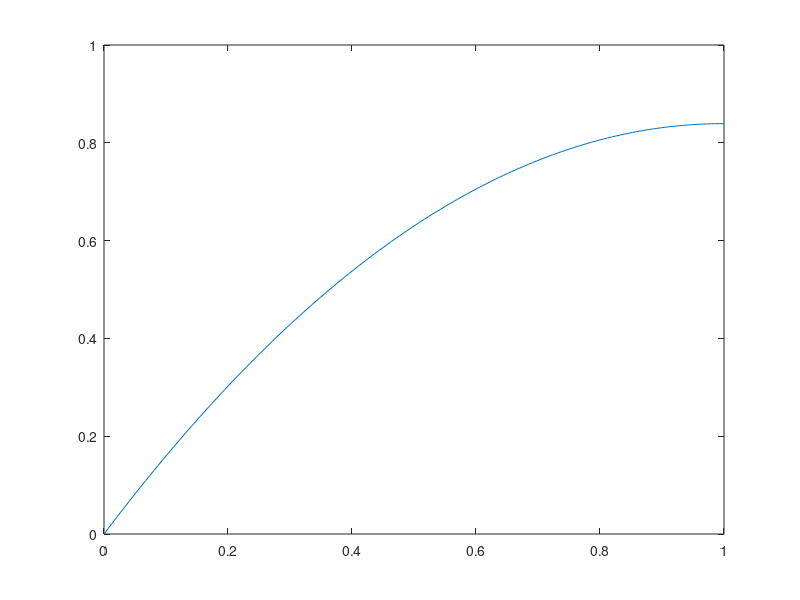
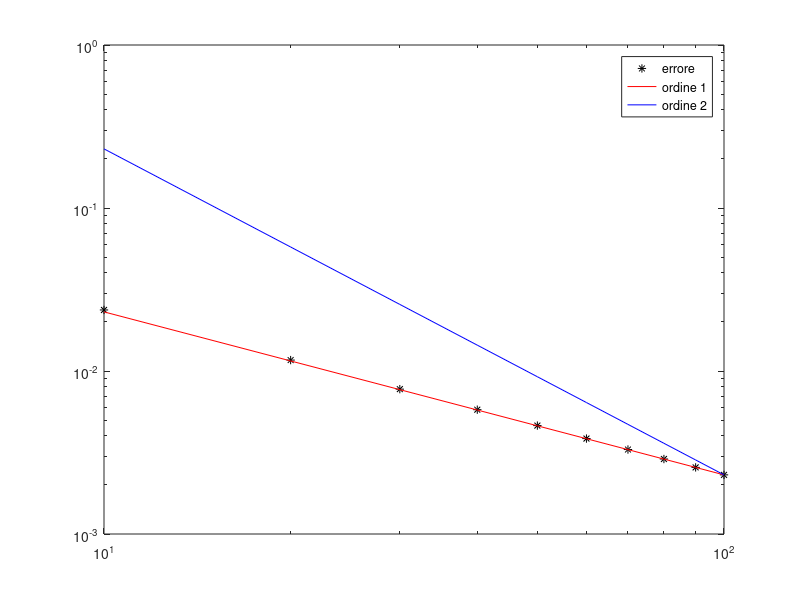

The MATLAB script that drew these images, in order:
clear all; close all 

%% Risoluzione esame PDE tramite metodo delle linee

m=150;
h=1/(m-1);
x=linspace(0,1,m)';
A = toeplitz(sparse([1,1],[1,2],[-2,1]/h^2,1,m));

%% condizioni ai bordi
A(1,1:2)=[0,0];
A(m,m-1:m)=[0,0];
b=@(t) [0;(2*x(2:m-1) - x(2:m-1).^2).*cos(t) + 2*sin(t);cos(t)];


%% convergenza temporale mediante eulero implicito
y0=zeros(m,1);
counter=0;
tsrange=[10:10:100];

for ts=tsrange
    counter=counter+1;
    tstar=1;
    k=tstar/ts;
    y=y0;
    t=0;
    for n=1:ts
        y=(eye(length(y0)) - k*A)\(y+k*b(t+k));
        t=t+k;
    end
    
    err(counter)=norm(y-(2*x - x.^2)*sin(1),inf); 
    
end
figure
plot(x,y)
figure
loglog(tsrange,err,'k*',...
    tsrange,err(end)*(tsrange/tsrange(end)).^(-1),'r'...
    ,tsrange,err(end)*(tsrange/tsrange(end)).^(-2),'b')

legend('errore','ordine 1','ordine 2')